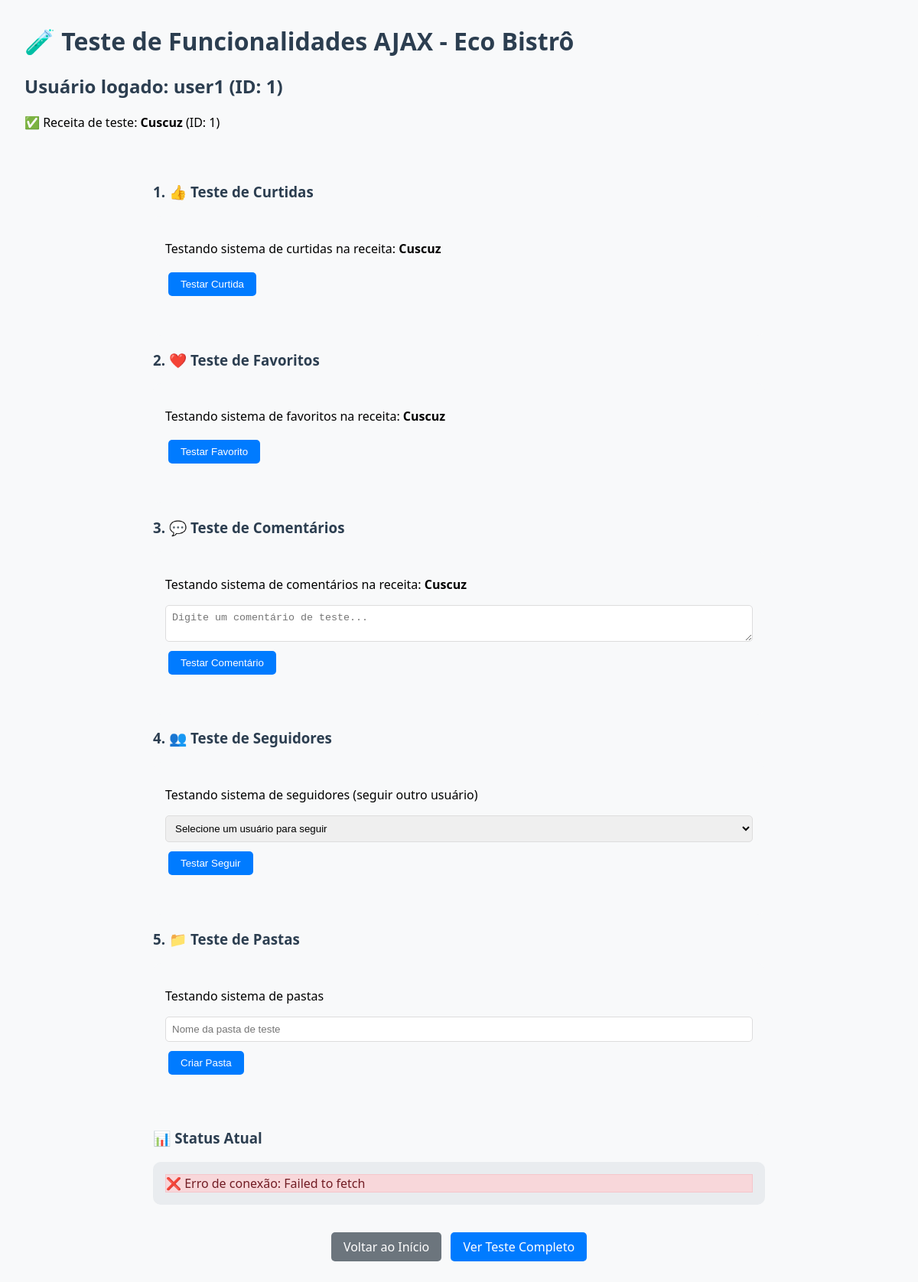
The page /testar-ajax.php (signed in) on the database its author committed.
### tables this page shows
CREATE TABLE usuarios (
    id INT AUTO_INCREMENT PRIMARY KEY,
    nome_usuario VARCHAR(50) UNIQUE NOT NULL,
    email VARCHAR(100) UNIQUE NOT NULL,
    senha VARCHAR(255) NOT NULL,
    biografia TEXT,
    avatar VARCHAR(255) DEFAULT 'default-avatar.jpg',
    data_criacao TIMESTAMP DEFAULT CURRENT_TIMESTAMP,
    ativo BOOLEAN DEFAULT TRUE
);

CREATE TABLE receitas (
    id INT AUTO_INCREMENT PRIMARY KEY,
    titulo VARCHAR(100) NOT NULL,
    descricao TEXT,
    tempo_preparo INT NOT NULL,  
    porcoes INT DEFAULT 1,
    dificuldade ENUM('Fácil', 'Médio', 'Difícil') DEFAULT 'Fácil',
    imagem VARCHAR(255),
    usuario_id INT NOT NULL,
    categoria_id INT NOT NULL,
    ingredientes TEXT NOT NULL,
    modo_preparo TEXT NOT NULL,
    data_criacao TIMESTAMP DEFAULT CURRENT_TIMESTAMP,
    ativo BOOLEAN DEFAULT TRUE,
    visualizacoes INT DEFAULT 0,
    FOREIGN KEY (usuario_id) REFERENCES usuarios(id) ON DELETE CASCADE,
    FOREIGN KEY (categoria_id) REFERENCES categorias(id) ON DELETE CASCADE
);

### config.php (called while the page is built, shortened)
<?php
class Database {
    private static $instance = null;
    private $connection;
    private function __construct() {
        try {
            $this->connection = new PDO(
                "mysql:host=" . DB_HOST . ";dbname=" . DB_NAME . ";charset=utf8mb4",
                DB_USER,
                DB_PASS,
                [
                    PDO::ATTR_ERRMODE => PDO::ERRMODE_EXCEPTION,
                    PDO::ATTR_DEFAULT_FETCH_MODE => PDO::FETCH_ASSOC,
                    PDO::ATTR_EMULATE_PREPARES => false
                ]
            );
        } catch(PDOException $e) {
            die("Erro na conexão: " . $e->getMessage());
        }
    }
    public static function getInstance() {
        if (self::$instance === null) {
            self::$instance = new self();
        }
        return self::$instance;
    }
    public function getConnection() {
        return $this->connection;
    }
}
function getUsuarioLogado() {
    static $usuario = null;
    if ($usuario === null) {
        $db = Database::getInstance()->getConnection();
        $stmt = $db->prepare("SELECT * FROM usuarios WHERE id = ? AND ativo = 1");
        $stmt->execute([$_SESSION['usuario_id']]);
        $usuario = $stmt->fetch();
    }
    return $usuario;
}
?>

### testar-ajax.php (the view, shortened to what this page needs)
<?php
require_once 'config.php';
$usuarioLogado = getUsuarioLogado();
$db = Database::getInstance()->getConnection();
echo "<h1>🧪 Teste de Funcionalidades AJAX - Eco Bistrô</h1>";
echo "<h2>Usuário logado: " . $usuarioLogado['nome_usuario'] . " (ID: " . $usuarioLogado['id'] . ")</h2>";
$stmt = $db->query("SELECT id, titulo FROM receitas WHERE ativo = 1 LIMIT 1");
$receitaTeste = $stmt->fetch();
echo "<p>✅ Receita de teste: <strong>" . $receitaTeste['titulo'] . "</strong> (ID: " . $receitaTeste['id'] . ")</p>";
?>
<div style="max-width: 800px; margin: 0 auto; padding: 2rem;">
    <h3>1. 👍 Teste de Curtidas</h3>
    <div style="background: #f8f9fa; padding: 1rem; border-radius: 10px; margin-bottom: 1rem;">
        <p>Testando sistema de curtidas na receita: <strong><?php echo $receitaTeste['titulo']; ?></strong></p>
        <button id="testar-curtida" class="btn btn-primary">Testar Curtida</button>
        <div id="resultado-curtida" style="margin-top: 1rem; padding: 0.5rem; border-radius: 5px;"></div>
    </div>
    <h3>2. ❤️ Teste de Favoritos</h3>
    <div style="background: #f8f9fa; padding: 1rem; border-radius: 10px; margin-bottom: 1rem;">
        <p>Testando sistema de favoritos na receita: <strong><?php echo $receitaTeste['titulo']; ?></strong></p>
        <button id="testar-favorito" class="btn btn-primary">Testar Favorito</button>
        <div id="resultado-favorito" style="margin-top: 1rem; padding: 0.5rem; border-radius: 5px;"></div>
    </div>
    <h3>3. 💬 Teste de Comentários</h3>
    <div style="background: #f8f9fa; padding: 1rem; border-radius: 10px; margin-bottom: 1rem;">
        <p>Testando sistema de comentários na receita: <strong><?php echo $receitaTeste['titulo']; ?></strong></p>
        <textarea id="comentario-teste" placeholder="Digite um comentário de teste..." style="width: 100%; padding: 0.5rem; margin-bottom: 0.5rem; border-radius: 5px; border: 1px solid #ddd;"></textarea>
        <button id="testar-comentario" class="btn btn-primary">Testar Comentário</button>
        <div id="resultado-comentario" style="margin-top: 1rem; padding: 0.5rem; border-radius: 5px;"></div>
    </div>
    <h3>4. 👥 Teste de Seguidores</h3>
    <div style="background: #f8f9fa; padding: 1rem; border-radius: 10px; margin-bottom: 1rem;">
        <p>Testando sistema de seguidores (seguir outro usuário)</p>
        <select id="usuario-seguir" style="width: 100%; padding: 0.5rem; margin-bottom: 0.5rem; border-radius: 5px; border: 1px solid #ddd;">
            <option value="">Selecione um usuário para seguir</option>
        </select>
        <button id="testar-seguir" class="btn btn-primary">Testar Seguir</button>
        <div id="resultado-seguir" style="margin-top: 1rem; padding: 0.5rem; border-radius: 5px;"></div>
    </div>
    <h3>5. 📁 Teste de Pastas</h3>
    <div style="background: #f8f9fa; padding: 1rem; border-radius: 10px; margin-bottom: 1rem;">
        <p>Testando sistema de pastas</p>
        <input type="text" id="nome-pasta" placeholder="Nome da pasta de teste" style="width: 100%; padding: 0.5rem; margin-bottom: 0.5rem; border-radius: 5px; border: 1px solid #ddd;">
        <button id="testar-criar-pasta" class="btn btn-primary">Criar Pasta</button>
        <div id="resultado-pasta" style="margin-top: 1rem; padding: 0.5rem; border-radius: 5px;"></div>
    </div>
    <h3>📊 Status Atual</h3>
    <div style="background: #e9ecef; padding: 1rem; border-radius: 10px; margin-bottom: 1rem;">
        <div id="status-atual">
        </div>
    </div>
    <div style="text-align: center; margin-top: 2rem;">
        <a href="index.php" class="btn btn-secondary">Voltar ao Início</a>
        <a href="testar-funcionalidades.php" class="btn btn-primary">Ver Teste Completo</a>
    </div>
</div>

### testar-ajax.php (style rules this page uses)
h1, h2, h3 { color: #2c3e50; }
.btn { padding: 0.5rem 1rem; border: none; border-radius: 5px; cursor: pointer; text-decoration: none; display: inline-block; margin: 0.25rem; }
.btn-primary { background: #007bff; color: white; }
.btn-secondary { background: #6c757d; color: white; }

### rows shown on the page
usuarios: nome_usuario "user1", id "1"
receitas: titulo "Cuscuz", id "1"
